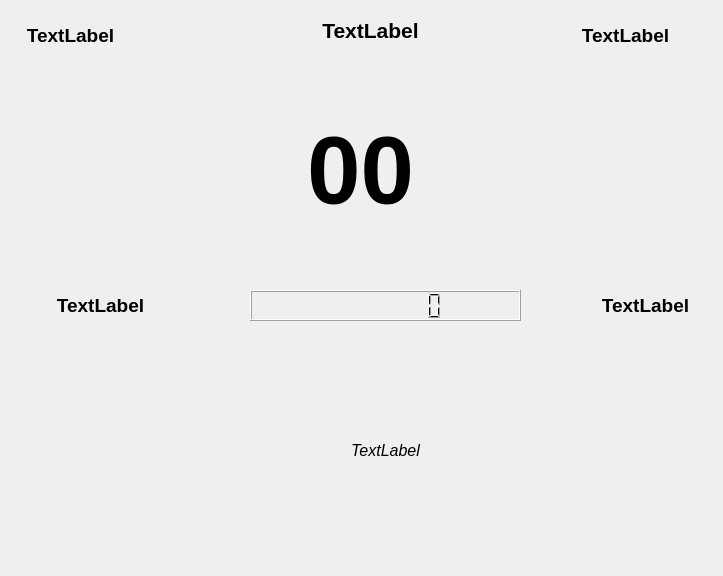
<?xml version="1.0" encoding="UTF-8"?>
<ui version="4.0">
 <class>Dialog</class>
 <widget class="QDialog" name="Dialog">
  <property name="geometry">
   <rect>
    <x>0</x>
    <y>0</y>
    <width>723</width>
    <height>576</height>
   </rect>
  </property>
  <property name="windowTitle">
   <string>Dialog</string>
  </property>
  <property name="styleSheet">
   <string notr="true"/>
  </property>
  <widget class="QLabel" name="label">
   <property name="geometry">
    <rect>
     <x>10</x>
     <y>20</y>
     <width>121</width>
     <height>31</height>
    </rect>
   </property>
   <property name="font">
    <font>
     <pointsize>14</pointsize>
     <weight>75</weight>
     <bold>true</bold>
    </font>
   </property>
   <property name="text">
    <string>TextLabel</string>
   </property>
   <property name="alignment">
    <set>Qt::AlignCenter</set>
   </property>
  </widget>
  <widget class="QLabel" name="label_2">
   <property name="geometry">
    <rect>
     <x>310</x>
     <y>10</y>
     <width>121</width>
     <height>41</height>
    </rect>
   </property>
   <property name="font">
    <font>
     <pointsize>16</pointsize>
     <weight>75</weight>
     <bold>true</bold>
    </font>
   </property>
   <property name="text">
    <string>TextLabel</string>
   </property>
   <property name="alignment">
    <set>Qt::AlignCenter</set>
   </property>
  </widget>
  <widget class="QLabel" name="label_3">
   <property name="geometry">
    <rect>
     <x>560</x>
     <y>20</y>
     <width>131</width>
     <height>31</height>
    </rect>
   </property>
   <property name="font">
    <font>
     <pointsize>14</pointsize>
     <weight>75</weight>
     <bold>true</bold>
    </font>
   </property>
   <property name="text">
    <string>TextLabel</string>
   </property>
   <property name="alignment">
    <set>Qt::AlignCenter</set>
   </property>
  </widget>
  <widget class="QLabel" name="label_9">
   <property name="geometry">
    <rect>
     <x>580</x>
     <y>290</y>
     <width>131</width>
     <height>31</height>
    </rect>
   </property>
   <property name="font">
    <font>
     <pointsize>14</pointsize>
     <weight>75</weight>
     <bold>true</bold>
    </font>
   </property>
   <property name="text">
    <string>TextLabel</string>
   </property>
   <property name="alignment">
    <set>Qt::AlignCenter</set>
   </property>
  </widget>
  <widget class="QLabel" name="label_5">
   <property name="geometry">
    <rect>
     <x>20</x>
     <y>290</y>
     <width>161</width>
     <height>31</height>
    </rect>
   </property>
   <property name="font">
    <font>
     <pointsize>14</pointsize>
     <weight>75</weight>
     <bold>true</bold>
    </font>
   </property>
   <property name="text">
    <string>TextLabel</string>
   </property>
   <property name="alignment">
    <set>Qt::AlignCenter</set>
   </property>
  </widget>
  <widget class="QLabel" name="label_7">
   <property name="geometry">
    <rect>
     <x>280</x>
     <y>400</y>
     <width>211</width>
     <height>101</height>
    </rect>
   </property>
   <property name="font">
    <font>
     <pointsize>12</pointsize>
     <italic>true</italic>
    </font>
   </property>
   <property name="text">
    <string>TextLabel</string>
   </property>
   <property name="alignment">
    <set>Qt::AlignCenter</set>
   </property>
  </widget>
  <widget class="QLabel" name="label_8">
   <property name="geometry">
    <rect>
     <x>250</x>
     <y>90</y>
     <width>221</width>
     <height>161</height>
    </rect>
   </property>
   <property name="font">
    <font>
     <pointsize>72</pointsize>
     <weight>75</weight>
     <bold>true</bold>
    </font>
   </property>
   <property name="styleSheet">
    <string notr="true">text-align:center;</string>
   </property>
   <property name="text">
    <string>00</string>
   </property>
   <property name="alignment">
    <set>Qt::AlignCenter</set>
   </property>
  </widget>
  <widget class="QLCDNumber" name="clock">
   <property name="geometry">
    <rect>
     <x>250</x>
     <y>290</y>
     <width>271</width>
     <height>31</height>
    </rect>
   </property>
   <property name="font">
    <font>
     <weight>75</weight>
     <bold>true</bold>
    </font>
   </property>
   <property name="digitCount">
    <number>8</number>
   </property>
  </widget>
 </widget>
 <resources/>
 <connections/>
</ui>
